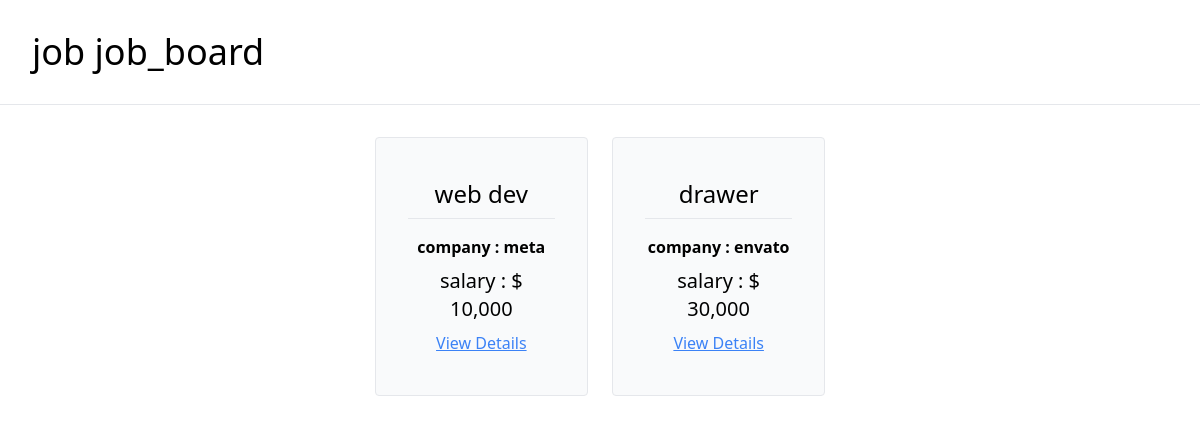
The app's page /, older data.
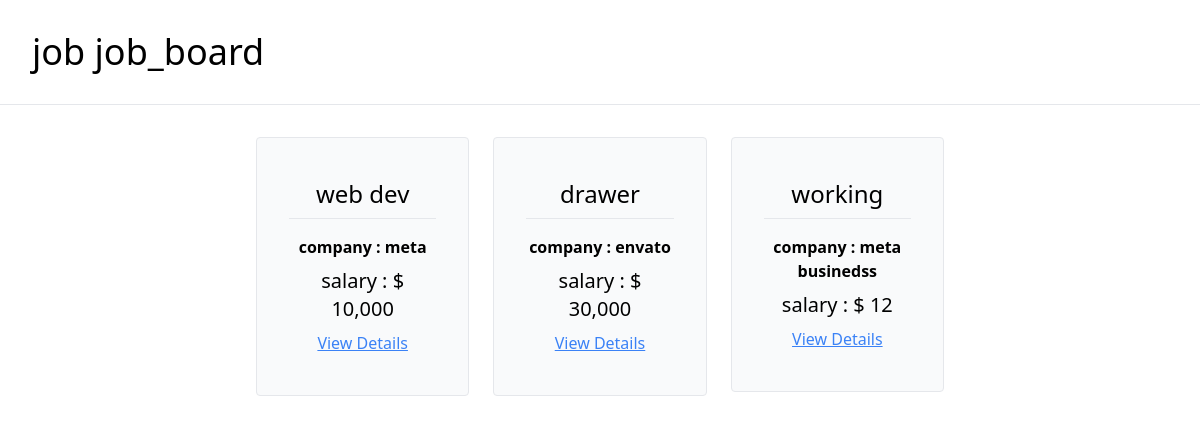
The same page, newer data.
### job_board/models.py (models this page shows, shortened)
class JobPosting(models.Model):
    title= models.CharField(max_length=200)
    description = models.TextField()
    company = models.CharField(max_length=100)
    salary = models.IntegerField()
    is_active = models.BooleanField(default=False)

### job_board/views.py (the view)
# urls.py: path('', main, name = 'main'),
def main(request):
    active_jobs = JobPosting.objects.filter(is_active = True)
    context = {
        'active_jobs' : active_jobs
    }
    return HttpResponse( render(request,"job_board/jobs_post.html",context))

### job_board/templates/job_board/jobs_post.html (shortened to what this page needs)
{% extends "job_board/_base.html" %} {% load humanize %}
  {% block content %}
  <div class="flex justify-center w-10/12 mx-auto flex-wrap gap-6">
    {% for post in active_jobs %}
    <a class="w-1/4 text-center" href="{% url 'details' post.pk  %}">
      <div
        class="border rounded px-8 py-10 bg-gray-50 hover:bg-gray-100 hover:cursor-pointer"
      >
        <p class="text-2xl pb-2">{{post.title}}</p>
        <hr class="py-2" />
        <p class="font-semibold pb-2">company : {{post.company}}</p>
        <p class="text-xl pb-2">salary : $ {{post.salary | intcomma}}</p>
        <p
          class="underline underline-offest-2 text-blue-500 hover:text-blue-400"
        >
          View Details
        </p>
      </div>
    </a>
    {% endfor %}
  </div>
  {% endblock content %}

### job_board/templates/job_board/_base.html (shortened to what this page needs)
<!DOCTYPE html>
<html lang="en">
  <head>
    <script src="https://cdn.tailwindcss.com"></script>
  </head>
  <body>
    <div class="mb-8">
      <h1 class="text-4xl py-8 pl-8">
        <a href="{% url 'main' %}"> job job_board </a>
      </h1>
      <hr />
    </div>
    <div class="container mx-auto mb-8">
      {% block content %} {% endblock content %}
    </div>
  </body>
</html>

Row changes from the older to the newer data that the page shows:
added JobPosting: title "working", company "meta businedss", salary "12"
